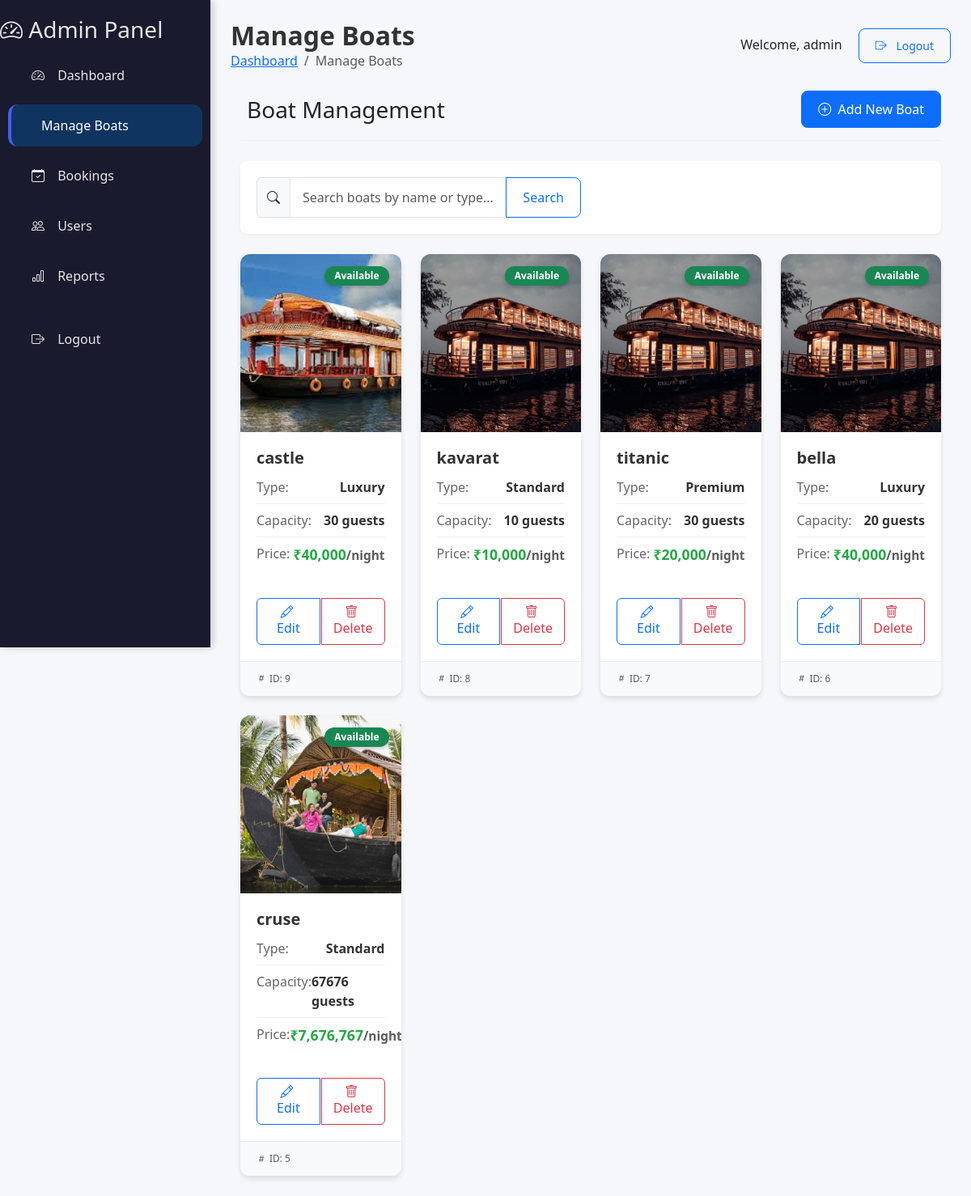
The app's page /admin/boats/manage/index.php (signed in), older data.
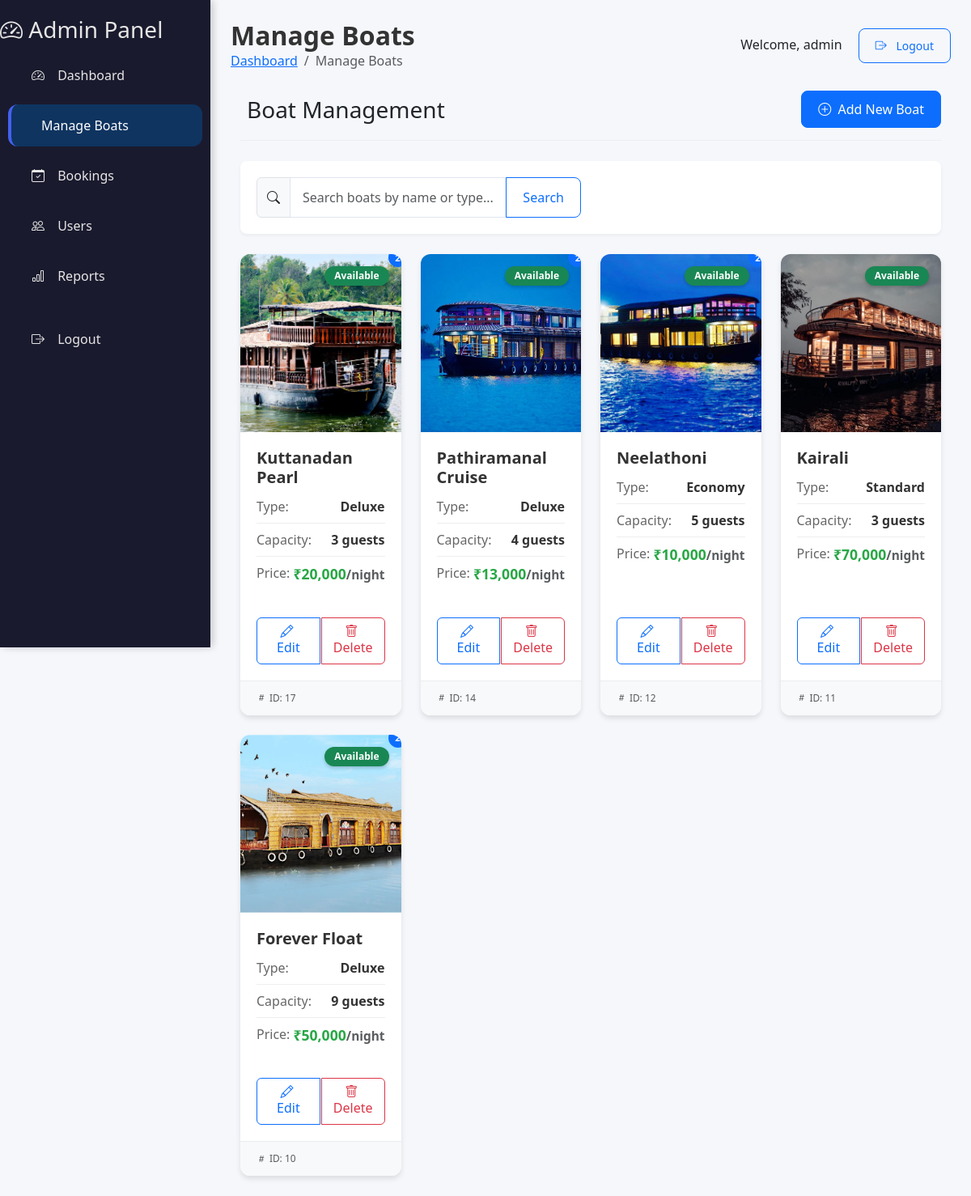
The same page, newer data.
### tables this page shows
CREATE TABLE IF NOT EXISTS `boats` (
  `id` int NOT NULL AUTO_INCREMENT,
  `boat_name` varchar(100) NOT NULL,
  `boat_type` varchar(100) NOT NULL,
  `capacity` int NOT NULL,
  `price` decimal(10,2) NOT NULL,
  `image` varchar(255) DEFAULT NULL,
  `description` text,
  `status` enum('available','maintenance','booked') DEFAULT 'available',
  PRIMARY KEY (`id`)
);

### admin/boats/manage/index.php (the view, shortened to what this page needs)
<?php
include '../../../backend/inc/db_connect.php';
include '../../includes/sidebar.php';
$search = '';
if (isset($_GET['search']) && !empty($_GET['search'])) {
    $search = $_GET['search'];
    $stmt = $conn->prepare("SELECT * FROM boats WHERE boat_name LIKE ? OR boat_type LIKE ? ORDER BY id DESC");
    $search_term = '%' . $search . '%';
    $stmt->bind_param("ss", $search_term, $search_term);
} else {
    $stmt = $conn->prepare("SELECT * FROM boats ORDER BY id DESC");
}
$stmt->execute();
$result = $stmt->get_result();
?>
<!DOCTYPE html>
<html lang="en">
<head>
    <link href="https://cdn.jsdelivr.net/npm/bootstrap@5.3.2/dist/css/bootstrap.min.css" rel="stylesheet">
    <link href="https://cdn.jsdelivr.net/npm/bootstrap-icons/font/bootstrap-icons.css" rel="stylesheet">
    <link href="/HouseBoatBooking/admin/css/dashboard.css" rel="stylesheet">
</head>
<body>
    <?php include '../../includes/sidebar.php'; ?>
    <div class="content">
        <div class="content-header">
            <div class="d-flex justify-content-between align-items-center">
                <div>
                    <h2><i class="bi bi-boat"></i> Manage Boats</h2>
                    <nav aria-label="breadcrumb">
                        <ol class="breadcrumb">
                            <li class="breadcrumb-item"><a href="/HouseBoatBooking/admin/dashboard.php">Dashboard</a></li>
                            <li class="breadcrumb-item active" aria-current="page">Manage Boats</li>
                        </ol>
                    </nav>
                </div>
                <div class="user-info">
                    <span>Welcome, <?php echo htmlspecialchars($_SESSION['username']); ?></span>
                    <a href="/HouseBoatBooking/backend/auth/logout.php" class="btn btn-outline-primary btn-sm ms-3"><i class="bi bi-box-arrow-right"></i> Logout</a>
                </div>
            </div>
        </div>
        <div class="container-fluid">
            <div class="page-header d-flex justify-content-between align-items-center">
                <h3 class="mb-0"><i class="bi bi-boat me-2"></i>Boat Management</h3>
                <a href="add.php" class="btn btn-primary">
                    <i class="bi bi-plus-circle me-1"></i> Add New Boat
                </a>
            </div>
            <div class="search-container">
                <form method="GET" class="mb-0">
                    <div class="row">
                        <div class="col-md-8 col-lg-6">
                            <div class="input-group">
                                <span class="input-group-text"><i class="bi bi-search"></i></span>
                                <input type="text" class="form-control" name="search" placeholder="Search boats by name or type..." value="<?php echo htmlspecialchars($search); ?>">
                                <button class="btn btn-outline-primary" type="submit">Search</button>
                            </div>
                        </div>
                    </div>
                </form>
            </div>
            <?php if ($result->num_rows > 0): ?>
                <div class="row row-cols-1 row-cols-sm-2 row-cols-lg-3 row-cols-xl-4 g-4">
                    <?php while ($row = $result->fetch_assoc()): ?>
                        <?php
                        $images = array();
                        if (!empty($row['image'])) {
                            $decoded = json_decode($row['image'], true);
                            if (is_array($decoded)) {
                                $images = $decoded;
                            } else {
                                $images = array($row['image']);
                            }
                        }
                        $image_src = "/HouseBoatBooking/img/b1.jpg";
                        if (!empty($images[0])) {
                            $image_path = '/HouseBoatBooking/uploads/boats/' . htmlspecialchars($images[0]);
                            if (file_exists($_SERVER['DOCUMENT_ROOT'] . '/HouseBoatBooking/uploads/boats/' . $images[0])) {
                                $image_src = $image_path;
                            }
                        }
                        $status_class = '';
                        $status_text = ucfirst(htmlspecialchars($row['status']));
                        switch ($row['status']) {
                            case 'available':
                                $status_class = 'bg-success';
                                break;
                        }
                        $image_count = count($images);
                        ?>
                        <div class="col">
                            <div class="card boat-card h-100">
                                <div class="boat-image-container">
                                    <img src="<?php echo $image_src; ?>" class="boat-image" alt="<?php echo htmlspecialchars($row['boat_name']); ?>">
                                    <span class="badge <?php echo $status_class; ?> status-badge"><?php echo $status_text; ?></span>
                                    <?php if ($image_count > 1): ?>
                                        <span class="badge bg-primary notification-badge" title="<?php echo $image_count; ?> images"><?php echo $image_count; ?></span>
                                    <?php endif; ?>
                                </div>
                                <div class="card-body d-flex flex-column">
                                    <h5 class="card-title"><?php echo htmlspecialchars($row['boat_name']); ?></h5>
                                    <div class="boat-info">
                                        <div class="info-item">
                                            <span class="info-label">Type:</span>
                                            <span class="info-value"><?php echo ucfirst(htmlspecialchars($row['boat_type'])); ?></span>
                                        </div>
                                        <div class="info-item">
                                            <span class="info-label">Capacity:</span>
                                            <span class="info-value"><?php echo htmlspecialchars($row['capacity']); ?> guests</span>
                                        </div>
                                        <div class="info-item mb-0">
                                            <span class="info-label">Price:</span>
                                            <span class="price-highlight">₹<?php echo number_format($row['price']); ?><small class="text-muted">/night</small></span>
                                        </div>
                                    </div>
                                    <div class="mt-auto action-buttons">
                                        <div class="btn-group w-100" role="group">
                                            <a href="../edit.php?id=<?php echo $row['id']; ?>" class="btn btn-outline-primary">
                                                <i class="bi bi-pencil me-1"></i> Edit
                                            </a>
                                            <a href="../delete.php?id=<?php echo $row['id']; ?>" class="btn btn-outline-danger" onclick="return confirm('Are you sure you want to delete this boat?\n\nBoat: <?php echo htmlspecialchars($row['boat_name']); ?>\nID: <?php echo $row['id']; ?>\n\nThis action cannot be undone.')">
                                                <i class="bi bi-trash me-1"></i> Delete
                                            </a>
                                        </div>
                                    </div>
                                </div>
                                <div class="card-footer text-muted">
                                    <small><i class="bi bi-hash me-1"></i>ID: <?php echo $row['id']; ?></small>
                                </div>
                            </div>
                        </div>
                    <?php endwhile; ?>
                </div>
            <?php endif; ?>
        </div>
    </div>
</body>
</html>

### admin/includes/sidebar.php
<nav class="sidebar">
    <div class="sidebar-header">
        <h3><i class="bi bi-speedometer2"></i> Admin Panel</h3>
    </div>
    <ul class="nav flex-column">
        <li class="nav-item">
            <a class="nav-link <?php echo basename($_SERVER['PHP_SELF']) == 'dashboard.php' ? 'active' : ''; ?>" href="/HouseBoatBooking/admin/dashboard.php">
                <i class="bi bi-speedometer2"></i> Dashboard
            </a>
        </li>
        <li class="nav-item">
            <a class="nav-link <?php echo (basename($_SERVER['PHP_SELF']) == 'index.php' && strpos($_SERVER['REQUEST_URI'], '/boats/') !== false) ? 'active' : ''; ?>" href="/HouseBoatBooking/admin/boats/manage/index.php">
                <i class="bi bi-boat"></i> Manage Boats
            </a>
        </li>
        <li class="nav-item">
            <a class="nav-link <?php echo basename($_SERVER['PHP_SELF']) == 'bookings.php' ? 'active' : ''; ?>" href="/HouseBoatBooking/admin/bookings.php">
                <i class="bi bi-calendar-check"></i> Bookings
            </a>
        </li>
        <li class="nav-item">
            <a class="nav-link <?php echo (basename($_SERVER['PHP_SELF']) == 'index.php' && strpos($_SERVER['REQUEST_URI'], '/users/') !== false) ? 'active' : (basename($_SERVER['PHP_SELF']) == 'users.php' ? 'active' : ''); ?>" href="/HouseBoatBooking/admin/users/index.php">
                <i class="bi bi-people"></i> Users
            </a>
        </li>
        <li class="nav-item">
            <a class="nav-link <?php echo basename($_SERVER['PHP_SELF']) == 'reports.php' ? 'active' : ''; ?>" href="/HouseBoatBooking/admin/reports.php">
                <i class="bi bi-bar-chart"></i> Reports
            </a>
        </li>
        <li class="nav-item mt-3">
            <a class="nav-link" href="/HouseBoatBooking/backend/auth/logout.php">
                <i class="bi bi-box-arrow-right"></i> Logout
            </a>
        </li>
    </ul>
</nav>

### admin/css/dashboard.css (style rules this page uses)
:root { --sidebar-bg: #1a1a2e; --sidebar-hover: #16213e; --sidebar-active: #0f3460; --sidebar-text: #e6e6e6; --sidebar-text-hover: #ffffff; --content-bg: #f5f7fb; --card-shadow: 0 4px 20px rgba(0, 0, 0, 0.08); --primary-color: #4361ee; --success-color: #4cc9f0; --border-radius: 12px; }
body { background-color: var(--content-bg); font-family: 'Segoe UI', Tahoma, Geneva, Verdana, sans-serif; margin: 0; padding: 0; }
.sidebar { min-height: 100vh; background: var(--sidebar-bg); color: var(--sidebar-text); position: fixed; left: 0; top: 0; width: 260px; padding-top: 20px; box-shadow: 3px 0 10px rgba(0, 0, 0, 0.1); z-index: 1000; transition: all 0.3s ease; }
.sidebar a { color: var(--sidebar-text); text-decoration: none; padding: 14px 25px; display: block; font-size: 16px; border-left: 4px solid transparent; transition: all 0.3s ease; margin: 5px 10px; border-radius: var(--border-radius); }
.sidebar a.active { background: var(--sidebar-active); color: var(--sidebar-text-hover); border-left: 4px solid var(--primary-color); }
.sidebar a i { margin-right: 12px; width: 20px; text-align: center; }
.content { margin-left: 260px; padding: 25px; transition: all 0.3s ease; }
.content-header { margin-bottom: 25px; }
.content-header h2 { font-weight: 700; color: #333; margin: 0; }
.content-header .breadcrumb { background: transparent; padding: 0; margin: 0; }
.card { border: none; border-radius: var(--border-radius); box-shadow: var(--card-shadow); transition: transform 0.3s ease, box-shadow 0.3s ease; margin-bottom: 25px; }
.card-body { padding: 25px; }
.btn { border-radius: 8px; padding: 10px 20px; font-weight: 500; transition: all 0.3s ease; }
.btn i { margin-right: 8px; }
.form-control, .form-select { border-radius: 8px; padding: 12px 15px; border: 1px solid #e1e5f2; }

### admin/boats/manage/index.php (style rules this page uses)
.boat-card { transition: all 0.3s ease; height: 100%; border: none; border-radius: 12px; overflow: hidden; box-shadow: 0 4px 6px rgba(0, 0, 0, 0.1); margin-bottom: 25px; }
.boat-image-container { height: 220px; overflow: hidden; position: relative; }
.boat-image { width: 100%; height: 100%; object-fit: cover; transition: transform 0.5s ease; }
.status-badge { position: absolute; top: 15px; right: 15px; font-weight: 600; padding: 6px 12px; border-radius: 20px; box-shadow: 0 2px 4px rgba(0, 0, 0, 0.2); }
.card-title { font-size: 1.25rem; font-weight: 600; margin-bottom: 12px; color: #333; }
.boat-info { margin-bottom: 15px; }
.info-item { display: flex; justify-content: space-between; margin-bottom: 8px; padding-bottom: 8px; border-bottom: 1px solid #eee; }
.info-label { font-weight: 500; color: #666; }
.info-value { font-weight: 600; color: #333; }
.price-highlight { color: #28a745; font-weight: 700; font-size: 1.1rem; }
.action-buttons .btn { flex: 1; margin: 0 2px; font-weight: 500; padding: 8px 12px; border-radius: 6px; }
.action-buttons .btn:first-child { margin-left: 0; }
.action-buttons .btn:last-child { margin-right: 0; }
.card-footer { background-color: #f8f9fa; border-top: 1px solid #e9ecef; padding: 10px 15px; font-size: 0.85rem; }
.search-container { background: #fff; border-radius: 8px; padding: 20px; box-shadow: 0 2px 4px rgba(0,0,0,0.05); margin-bottom: 25px; }
.page-header { margin-bottom: 25px; padding-bottom: 15px; border-bottom: 1px solid #eee; }
.notification-badge { position: absolute; top: -8px; right: -8px; background: #28a745; color: white; border-radius: 50%; width: 24px; height: 24px; display: flex; align-items: center; justify-content: center; font-size: 0.7rem; font-weight: bold; }
.content { padding: 25px; margin-left: 260px; }
.content-header { margin-bottom: 25px; }
.boat-card .card-body { padding: 20px; }
.boat-card .card-footer { padding: 12px 20px; }
.action-buttons { margin-top: 15px; }
.info-item:last-child { border-bottom: none; margin-bottom: 0; padding-bottom: 0; }

Row changes from the older to the newer data that the page shows:
removed boats: image (picture), status "Available", boat_name "castle", boat_type "Luxury", capacity "30", price "40,000", id "9"
removed boats: status "Available", boat_name "kavarat", boat_type "Standard", capacity "10", price "10,000", id "8"
removed boats: status "Available", boat_name "titanic", boat_type "Premium", capacity "30", price "20,000", id "7"
removed boats: status "Available", boat_name "bella", boat_type "Luxury", capacity "20", price "40,000", id "6"
removed boats: image (picture), status "Available", boat_name "cruse", boat_type "Standard", capacity "67676", price "7,676,767", id "5"
added boats: shows a picture, status "Available", image "2", boat_name "Kuttanadan Pearl", boat_type "Deluxe", capacity "3", price "20,000", id "17"
added boats: shows a picture, status "Available", image "2", boat_name "Pathiramanal Cruise", boat_type "Deluxe", capacity "4", price "13,000", id "14"
added boats: shows a picture, status "Available", image "2", boat_name "Neelathoni", boat_type "Economy", capacity "5", price "10,000", id "12"
added boats: status "Available", boat_name "Kairali", boat_type "Standard", capacity "3", price "70,000", id "11"
added boats: shows a picture, status "Available", image "2", boat_name "Forever Float", boat_type "Deluxe", capacity "9", price "50,000", id "10"
